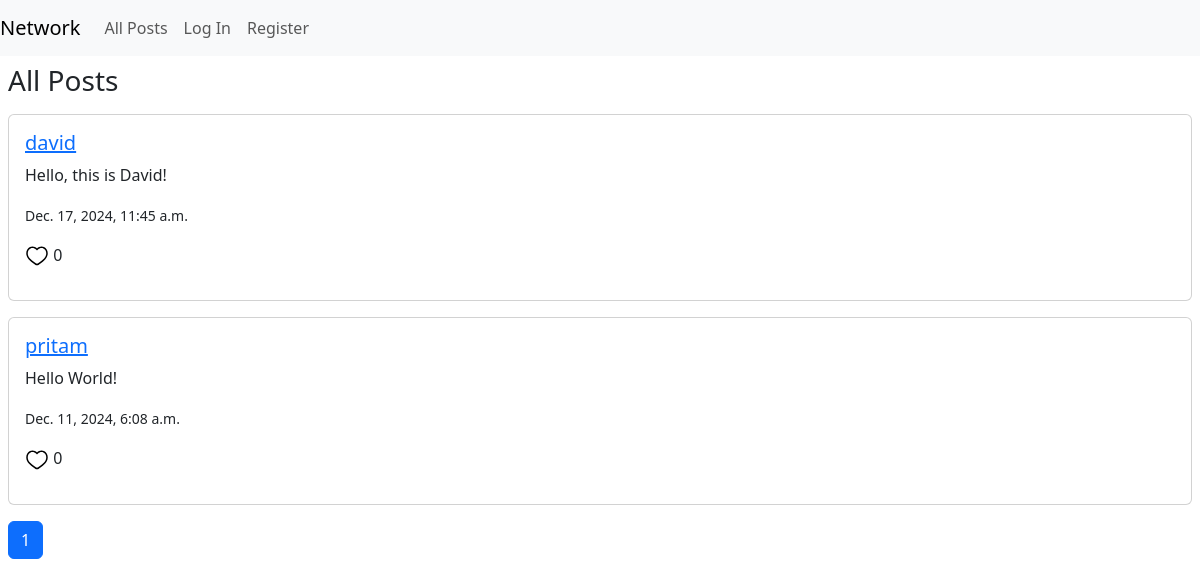
The app's page /, older data.
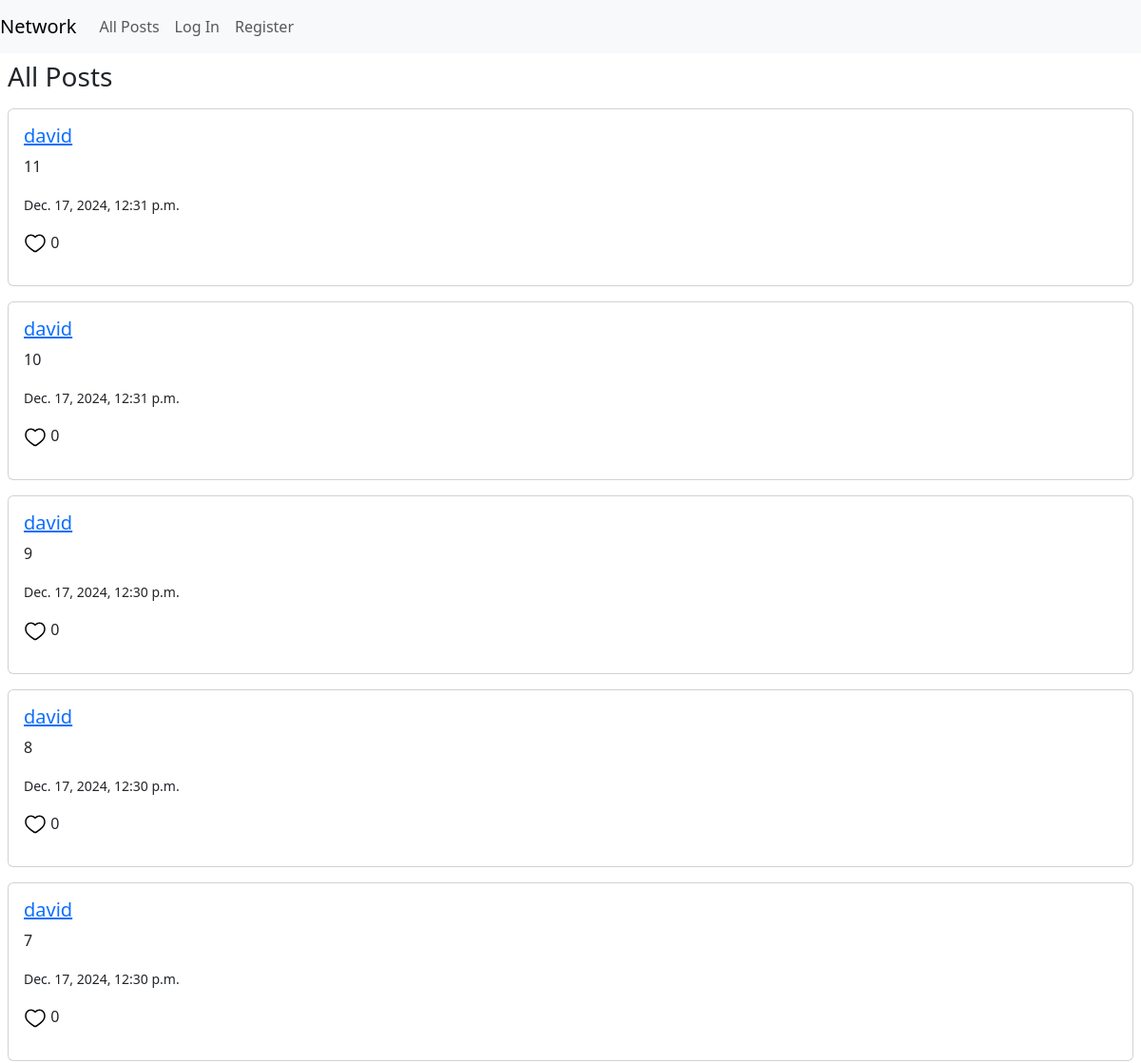
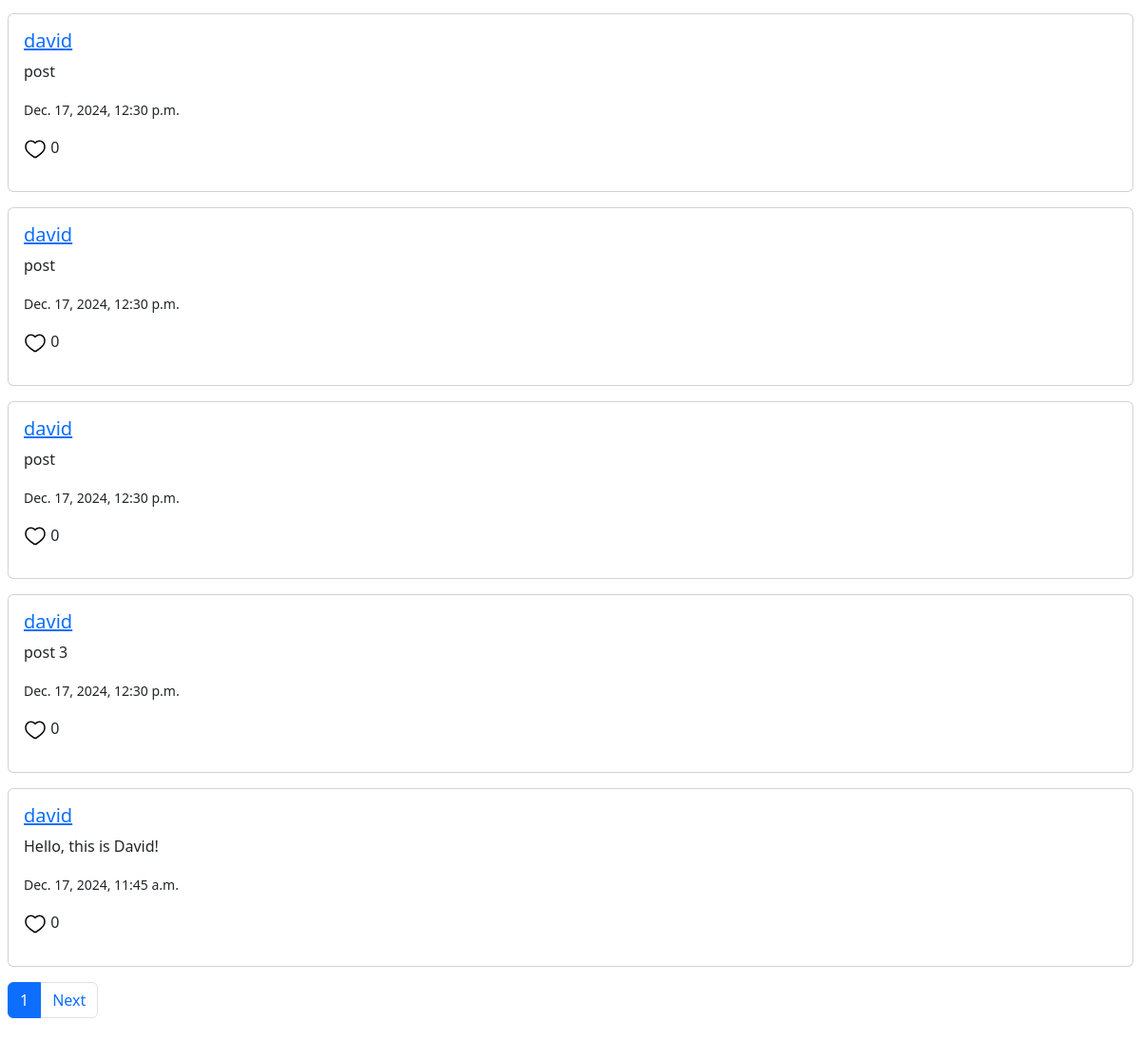
The same page, newer data (2 pictures, top to bottom).
### network/models.py (models this page shows, shortened)
class Post(models.Model):
    user = models.ForeignKey(User, on_delete=models.CASCADE, related_name="posts")
    content = models.TextField()
    timestamp = models.DateTimeField(auto_now_add=True)

class User(AbstractUser):
    pass

### network/views.py (the view)
# urls.py: path("", views.index, name="index"),
def index(request):
    posts = Post.objects.all().order_by("-timestamp")
    paginator = Paginator(posts, 10) # Show 10 contacts per page.
    page_number = request.GET.get('page')
    page_obj = paginator.get_page(page_number)
    return render(request, "network/index.html", {
        "posts": posts,
        "page_obj": page_obj
    })

### network/templates/network/index.html (shortened to what this page needs)
{% extends "network/layout.html" %}
{% block body %}
    <div class="mb-3">
        <h3>All Posts</h3>
    </div>
    {% for post in page_obj %}
        <div class="card p-3 mb-3">
            <h5><a href="{% url 'profile' post.user.username %}">{{ post.user }}</a></h5>
            <p id="postContent-{{ post.id }}">
                {{ post.content }}
            </p>
            <p><small>{{ post.timestamp }}</small></p>
            <p>
                {{ post.likes.count }}
            </p>
        </div>
    {% empty %}
        <p class="text-center">No posts.</p>
    {% endfor %}
    <nav aria-label="Page navigation example">
        <ul class="pagination">
                <li class="page-item"><a class="page-link active" href="#">{{ page_obj.number }}</a></li>
            {% if page_obj.has_next %}
                <li class="page-item"><a class="page-link" href="?page={{ page_obj.next_page_number }}">Next</a></li>
            {% endif %}
        </ul>
    </nav>
{% endblock %}

### network/templates/network/layout.html (shortened to what this page needs)
{% load static %}
<!DOCTYPE html>
<html lang="en">
    <head>
        <link href="https://cdn.jsdelivr.net/npm/bootstrap@5.3.3/dist/css/bootstrap.min.css" rel="stylesheet">
        <link href="{% static 'network/styles.css' %}" rel="stylesheet">
    </head>
    <body>
        <nav class="navbar navbar-expand-lg navbar-light bg-light">
            <a class="navbar-brand" href="#">Network</a>
            <div>
              <ul class="navbar-nav mr-auto">
                <li class="nav-item">
                  <a class="nav-link" href="{% url 'index' %}">All Posts</a>
                </li>
                {% if user.is_authenticated %}
                    <li class="nav-item">
                        <a class="nav-link" href="{% url 'following' %}">Following</a>
                    </li>
                    <li class="nav-item">
                        <a class="nav-link" href="{% url 'logout' %}">Log Out</a>
                    </li>
                {% else %}
                    <li class="nav-item">
                        <a class="nav-link" href="{% url 'login' %}">Log In</a>
                    </li>
                    <li class="nav-item">
                        <a class="nav-link" href="{% url 'register' %}">Register</a>
                    </li>
                {% endif %}
              </ul>
            </div>
          </nav>
        <div class="body p-2">
            {% block body %}
            {% endblock %}
        </div>
    </body>
</html>

Row changes from the older to the newer data that the page shows:
no longer on this page (row unchanged): Post: user "pritam", content "Hello World!", timestamp "Dec. 11, 2024, 6:08 a.m.", likes.count "0"
added Post: user "david", content "11", timestamp "Dec. 17, 2024, 12:31 p.m.", likes.count "0"
added Post: user "david", content "10", timestamp "Dec. 17, 2024, 12:31 p.m.", likes.count "0"
added Post: user "david", content "9", timestamp "Dec. 17, 2024, 12:30 p.m.", likes.count "0"
added Post: user "david", content "8", timestamp "Dec. 17, 2024, 12:30 p.m.", likes.count "0"
added Post: user "david", content "7", timestamp "Dec. 17, 2024, 12:30 p.m.", likes.count "0"
added Post: user "david", content "post", timestamp "Dec. 17, 2024, 12:30 p.m.", likes.count "0"
added Post: user "david", content "post", timestamp "Dec. 17, 2024, 12:30 p.m.", likes.count "0"
added Post: user "david", content "post", timestamp "Dec. 17, 2024, 12:30 p.m.", likes.count "0"
added Post: user "david", content "post 3", timestamp "Dec. 17, 2024, 12:30 p.m.", likes.count "0"
Text that changed along with them:
text now shown: "Next"
